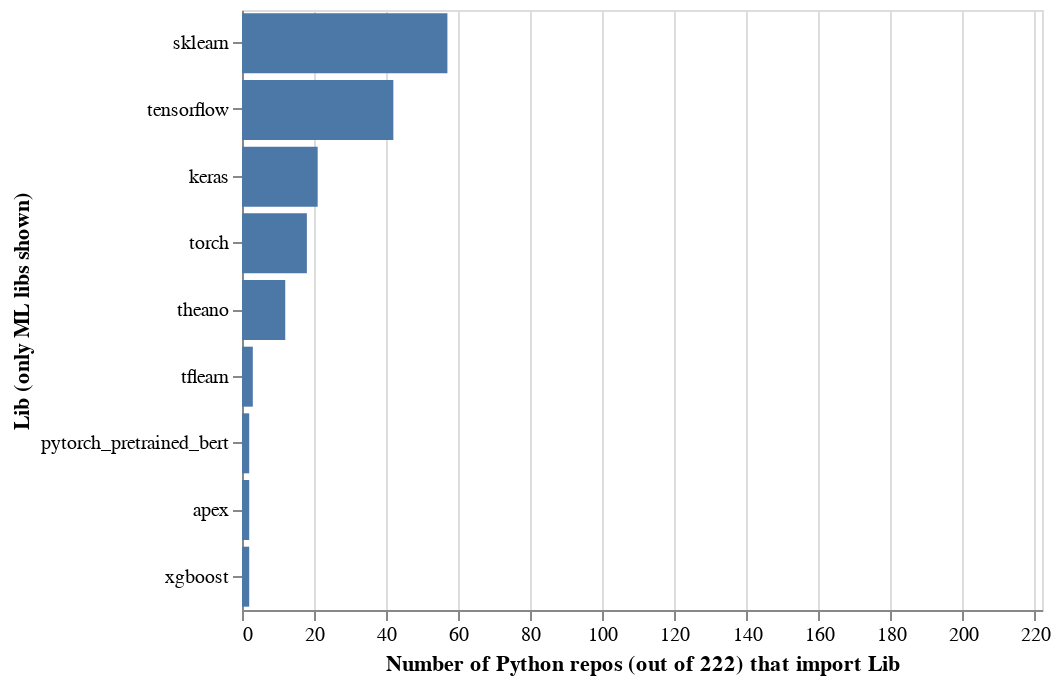

Notebook code for this chart:
### Markdown cell above
Note that in order to keep the figure size reasonable, we only show ML libs, rather than all imports:

### Code cell
chart = alt.Chart(popular_imports_df_ml).mark_bar().encode(
    x = alt.X('cnt', type='quantitative', title="Number of Python repos (out of %s) that import Lib" % num_repos, scale=alt.Scale(domain=(0,int(num_repos)))),
    y = alt.Y('lib', type='nominal', title="Lib (only ML libs shown)", sort=alt.EncodingSortField(order="descending")),
)
chart

### Figure 1 — Vega-Lite specification as saved in the notebook (floating-point values rounded to 4 significant figures)
{"$schema": "https://vega.github.io/schema/vega-lite/v3.4.0.json", "config": {"mark": {"tooltip": null}, "view": {"height": 300, "width": 400}}, "data": {"name": "data-e92f34a367c9d9039fc85deb8e9fb415"}, "datasets": {"data-e92f34a367c9d9039fc85deb8e9fb415": [{"cnt": 57, "lib": "sklearn"}, {"cnt": 42, "lib": "tensorflow"}, {"cnt": 21, "lib": "keras"}, {"cnt": 18, "lib": "torch"}, {"cnt": 12, "lib": "theano"}, {"cnt": 3, "lib": "tflearn"}, {"cnt": 2, "lib": "pytorch_pretrained_bert"}, {"cnt": 2, "lib": "apex"}, {"cnt": 2, "lib": "xgboost"}]}, "encoding": {"x": {"field": "cnt", "scale": {"domain": [0, 222]}, "title": "Number of Python repos (out of 222) that import Lib", "type": "quantitative"}, "y": {"field": "lib", "sort": {"order": "descending"}, "title": "Lib (only ML libs shown)", "type": "nominal"}}, "mark": "bar"}
